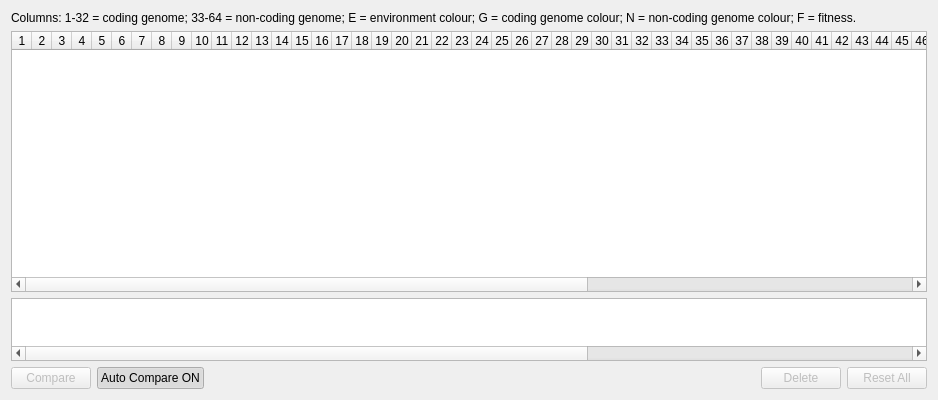
<?xml version="1.0" encoding="UTF-8"?>
<ui version="4.0">
 <class>GenomeComparison</class>
 <widget class="QWidget" name="GenomeComparison">
  <property name="geometry">
   <rect>
    <x>0</x>
    <y>0</y>
    <width>938</width>
    <height>400</height>
   </rect>
  </property>
  <property name="windowTitle">
   <string>Form</string>
  </property>
  <layout class="QVBoxLayout" name="verticalLayout" stretch="0,7,1,1">
   <item>
    <widget class="QLabel" name="label">
     <property name="text">
      <string>Columns: 1-32 = coding genome; 33-64 = non-coding genome; E = environment colour; G = coding genome colour; N = non-coding genome colour; F = fitness.</string>
     </property>
     <property name="wordWrap">
      <bool>true</bool>
     </property>
    </widget>
   </item>
   <item>
    <widget class="QTableWidget" name="genomeTableWidget">
     <property name="horizontalScrollBarPolicy">
      <enum>Qt::ScrollBarAlwaysOn</enum>
     </property>
     <property name="sortingEnabled">
      <bool>true</bool>
     </property>
     <property name="columnCount">
      <number>71</number>
     </property>
     <attribute name="horizontalHeaderDefaultSectionSize">
      <number>20</number>
     </attribute>
     <attribute name="horizontalHeaderMinimumSectionSize">
      <number>20</number>
     </attribute>
     <attribute name="verticalHeaderVisible">
      <bool>false</bool>
     </attribute>
     <attribute name="verticalHeaderDefaultSectionSize">
      <number>20</number>
     </attribute>
     <attribute name="verticalHeaderHighlightSections">
      <bool>false</bool>
     </attribute>
     <attribute name="verticalHeaderMinimumSectionSize">
      <number>20</number>
     </attribute>
     <attribute name="verticalHeaderStretchLastSection">
      <bool>false</bool>
     </attribute>
     <column/>
     <column/>
     <column/>
     <column/>
     <column/>
     <column/>
     <column/>
     <column/>
     <column/>
     <column/>
     <column/>
     <column/>
     <column/>
     <column/>
     <column/>
     <column/>
     <column/>
     <column/>
     <column/>
     <column/>
     <column/>
     <column/>
     <column/>
     <column/>
     <column/>
     <column/>
     <column/>
     <column/>
     <column/>
     <column/>
     <column/>
     <column/>
     <column/>
     <column/>
     <column/>
     <column/>
     <column/>
     <column/>
     <column/>
     <column/>
     <column/>
     <column/>
     <column/>
     <column/>
     <column/>
     <column/>
     <column/>
     <column/>
     <column/>
     <column/>
     <column/>
     <column/>
     <column/>
     <column/>
     <column/>
     <column/>
     <column/>
     <column/>
     <column/>
     <column/>
     <column/>
     <column/>
     <column/>
     <column/>
     <column/>
     <column/>
     <column/>
     <column/>
     <column/>
     <column/>
     <column/>
    </widget>
   </item>
   <item>
    <widget class="QTableWidget" name="compareTableWidget">
     <property name="sizePolicy">
      <sizepolicy hsizetype="Expanding" vsizetype="MinimumExpanding">
       <horstretch>0</horstretch>
       <verstretch>0</verstretch>
      </sizepolicy>
     </property>
     <property name="minimumSize">
      <size>
       <width>0</width>
       <height>63</height>
      </size>
     </property>
     <property name="baseSize">
      <size>
       <width>0</width>
       <height>63</height>
      </size>
     </property>
     <property name="verticalScrollBarPolicy">
      <enum>Qt::ScrollBarAlwaysOff</enum>
     </property>
     <property name="horizontalScrollBarPolicy">
      <enum>Qt::ScrollBarAlwaysOn</enum>
     </property>
     <property name="columnCount">
      <number>71</number>
     </property>
     <attribute name="horizontalHeaderVisible">
      <bool>false</bool>
     </attribute>
     <attribute name="horizontalHeaderDefaultSectionSize">
      <number>20</number>
     </attribute>
     <attribute name="horizontalHeaderHighlightSections">
      <bool>false</bool>
     </attribute>
     <attribute name="horizontalHeaderMinimumSectionSize">
      <number>20</number>
     </attribute>
     <attribute name="verticalHeaderVisible">
      <bool>false</bool>
     </attribute>
     <attribute name="verticalHeaderDefaultSectionSize">
      <number>20</number>
     </attribute>
     <attribute name="verticalHeaderHighlightSections">
      <bool>false</bool>
     </attribute>
     <attribute name="verticalHeaderMinimumSectionSize">
      <number>20</number>
     </attribute>
     <column/>
     <column/>
     <column/>
     <column/>
     <column/>
     <column/>
     <column/>
     <column/>
     <column/>
     <column/>
     <column/>
     <column/>
     <column/>
     <column/>
     <column/>
     <column/>
     <column/>
     <column/>
     <column/>
     <column/>
     <column/>
     <column/>
     <column/>
     <column/>
     <column/>
     <column/>
     <column/>
     <column/>
     <column/>
     <column/>
     <column/>
     <column/>
     <column/>
     <column/>
     <column/>
     <column/>
     <column/>
     <column/>
     <column/>
     <column/>
     <column/>
     <column/>
     <column/>
     <column/>
     <column/>
     <column/>
     <column/>
     <column/>
     <column/>
     <column/>
     <column/>
     <column/>
     <column/>
     <column/>
     <column/>
     <column/>
     <column/>
     <column/>
     <column/>
     <column/>
     <column/>
     <column/>
     <column/>
     <column/>
     <column/>
     <column/>
     <column/>
     <column/>
     <column/>
     <column/>
     <column/>
    </widget>
   </item>
   <item>
    <layout class="QHBoxLayout" name="horizontalLayout" stretch="0,0,0,0,0">
     <property name="sizeConstraint">
      <enum>QLayout::SetMinimumSize</enum>
     </property>
     <item>
      <widget class="QPushButton" name="compareButton">
       <property name="enabled">
        <bool>false</bool>
       </property>
       <property name="text">
        <string>Compare</string>
       </property>
      </widget>
     </item>
     <item>
      <widget class="QPushButton" name="autoButton">
       <property name="text">
        <string>Auto Compare ON</string>
       </property>
       <property name="checkable">
        <bool>true</bool>
       </property>
       <property name="checked">
        <bool>true</bool>
       </property>
      </widget>
     </item>
     <item>
      <spacer name="horizontalSpacer">
       <property name="orientation">
        <enum>Qt::Horizontal</enum>
       </property>
       <property name="sizeHint" stdset="0">
        <size>
         <width>40</width>
         <height>20</height>
        </size>
       </property>
      </spacer>
     </item>
     <item>
      <widget class="QPushButton" name="deleteButton">
       <property name="enabled">
        <bool>false</bool>
       </property>
       <property name="text">
        <string>Delete</string>
       </property>
      </widget>
     </item>
     <item>
      <widget class="QPushButton" name="resetButton">
       <property name="enabled">
        <bool>false</bool>
       </property>
       <property name="text">
        <string>Reset All</string>
       </property>
      </widget>
     </item>
    </layout>
   </item>
  </layout>
 </widget>
 <resources/>
 <connections/>
</ui>
